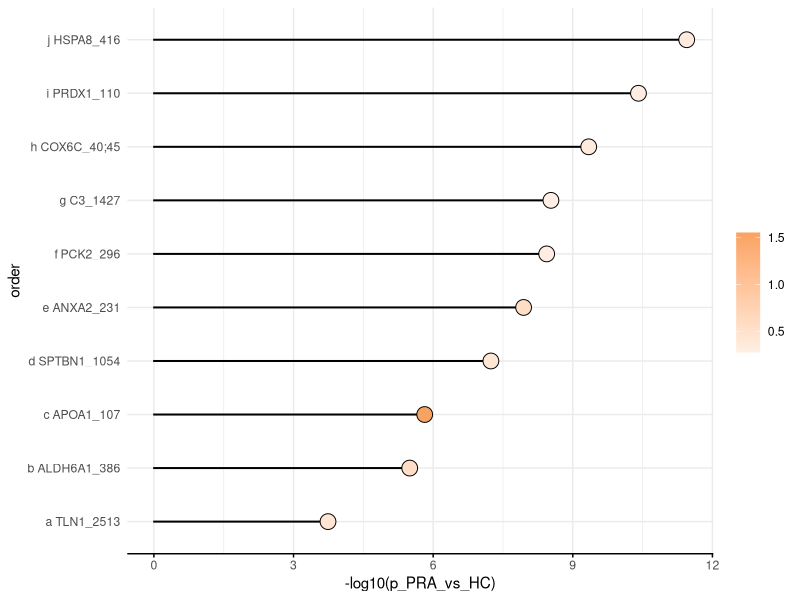
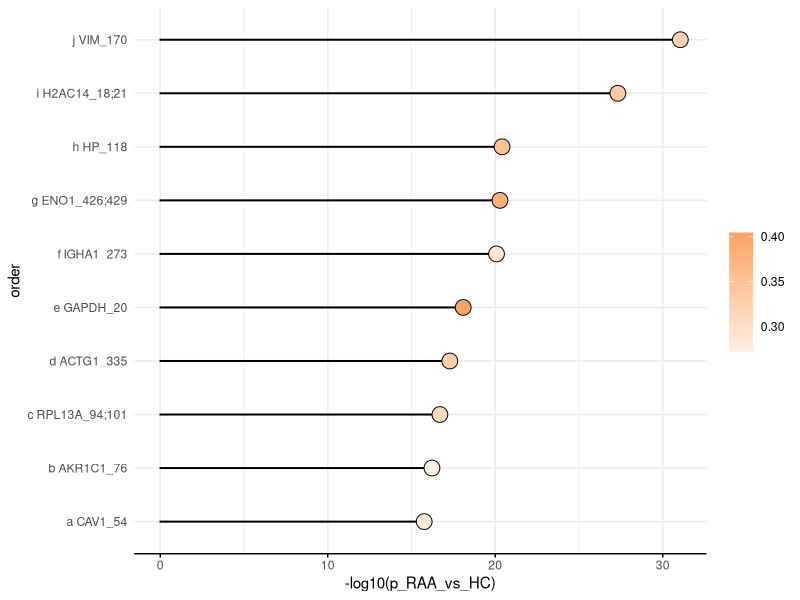
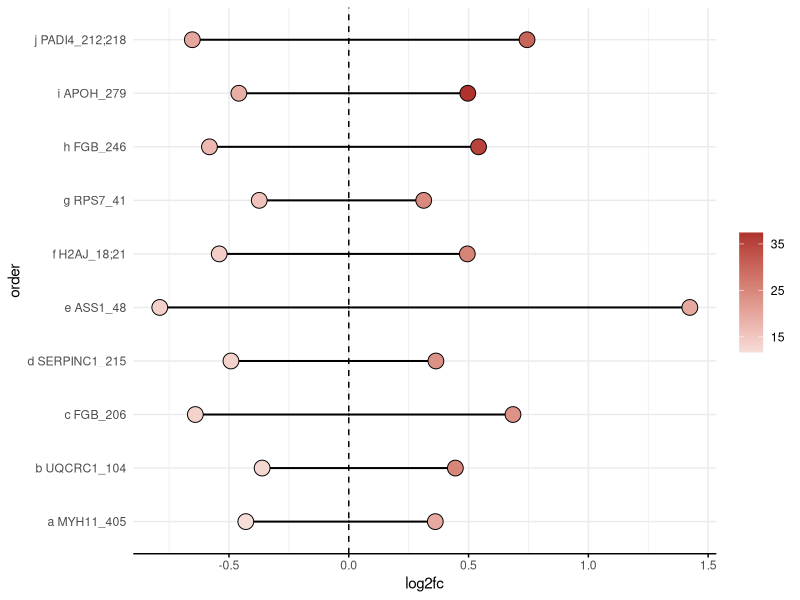

Write R code to recreate these figures, in order.
setwd("F:/RA/第一次投稿/审稿意见/Fig 3/TOP")
library(dplyr)
library(ggplot2)


rm(list = ls())
data=readxl::read_xlsx("eFig 2f,2h,2j.xlsx", sheet=1)
names(data)
data[,4:14] = lapply(data[,4:14], as.numeric)
table(data$sig_PRA_HC)
table(data$sig_RAA_HC)
dat=data%>%filter(sig_PRA_HC=="up in PRA, wilcox" ,sig_RAA_HC!="up in RAA, <5 >40%" , sig_RAA_HC!="up in RAA, wilcox")%>%
  arrange(p_PRA_vs_HC)%>%data.frame()
rownames(dat)=dat$gene_position

dat1=dat[1:10,]%>%mutate(order=letters[10:1])
names(dat1)
dat1$order = paste(dat1$order, dat1$gene_position)

ggplot(dat1, aes(-log10(p_PRA_vs_HC),order, fill=`fc_PRA_vs_HC`))+
  geom_bar(stat="identity", width=.01, color="black", fill="black")+
  geom_point(shape=21, size=5)+
  scale_size(breaks=c(16,19,21), range=c(2,5.5),name="")+
  scale_fill_gradient(high="#F9A363", low="#ffefe4",name="", breaks=c(0.5,1.0,1.5))+
  theme_minimal()+
  theme(axis.line.x = element_line(color="black"),
        axis.ticks.x = element_line(color="black"))
ggsave("point PRA_up_only_wilcox_top10.pdf", width = 4, height = 3)



rm(list = ls())
data=readxl::read_xlsx("eFig 2f,2h,2j.xlsx", sheet=1)
names(data)
data[,4:14] = lapply(data[,4:14], as.numeric)
table(data$sig_PRA_HC)
table(data$sig_RAA_HC)
dat=data%>%filter(sig_RAA_HC=="up in RAA, wilcox" ,sig_PRA_HC!="up in PRA, <5 >40%" , sig_PRA_HC!="up in PRA, wilcox")%>%
  arrange(p_RAA_vs_HC)%>%data.frame()
rownames(dat)=dat$gene_position

dat1=dat[1:10,]%>%mutate(order=letters[10:1])
names(dat1)
dat1$order = paste(dat1$order, dat1$gene_position)

ggplot(dat1, aes(-log10(p_RAA_vs_HC),order, fill=`fc_RAA_vs_HC`))+
  geom_bar(stat="identity", width=.01, color="black", fill="black")+
  geom_point(shape=21, size=5)+
  scale_size(breaks=c(16,19,21), range=c(2,5.5),name="")+
  scale_fill_gradient(high="#F9A363", low="#ffefe4",name="", breaks=c(0.3,0.35,0.4))+
  theme_minimal()+
  theme(axis.line.x = element_line(color="black"),
        axis.ticks.x = element_line(color="black"))
ggsave("point RAA_up_only_wilcox_top10.pdf", width = 4.3, height = 3)


rm(list = ls())
data=readxl::read_xlsx("eFig 2f,2h,2j.xlsx", sheet=1)
names(data)
data[,4:14] = lapply(data[,4:14], as.numeric)
table(data$sig_PRA_HC)
table(data$sig_RAA_HC)
dat=data%>%filter(sig_PRA_HC=="up in PRA, wilcox" ,sig_RAA_HC=="up in RAA, wilcox")%>%
  arrange(p_PRA_vs_HC)%>%data.frame()
rownames(dat)=dat$gene_position

dat1=dat[1:10,]%>%mutate(order=letters[10:1])
names(dat1)
dat1$order = paste(dat1$order, dat1$gene_position)

d_PRA = dat1[,c("order","p_PRA_vs_HC","fc_PRA_vs_HC")]; colnames(d_PRA)[2:3]=c("p","log2fc"); d_PRA$log2fc = -d_PRA$log2fc
d_RAA = dat1[,c("order","p_RAA_vs_HC","fc_RAA_vs_HC")]; colnames(d_RAA)[2:3]=c("p","log2fc")

dat2=rbind(d_PRA, d_RAA)

ggplot(dat2, aes(log2fc,order, fill=-log10(p)))+
  geom_bar(stat="identity", width=.01, color="black", fill="black")+
  geom_point(shape=21, size=5)+
  geom_vline(xintercept = 0,linetype=2)+
  scale_size(breaks=c(16,19,21), range=c(2,5.5),name="")+
  scale_fill_gradient(high="#AF322F", low="#f7ddd8",name="", breaks=c(15,25,35))+
  theme_minimal()+
  theme(axis.line.x = element_line(color="black"),
        axis.ticks.x = element_line(color="black"))
ggsave("point both_up_PRA_RAA_wilcox_top10.pdf", width = 4, height = 3)
